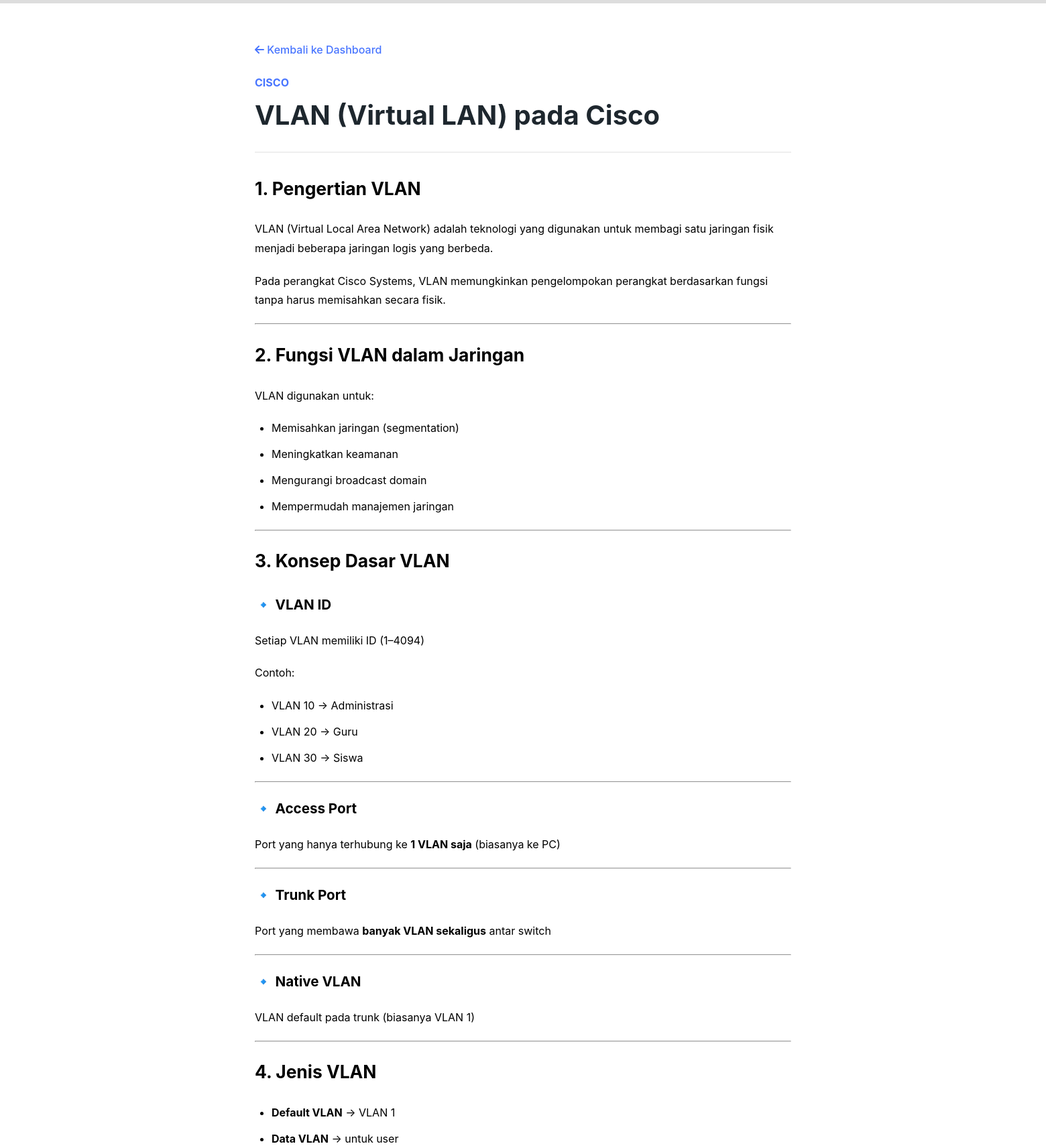
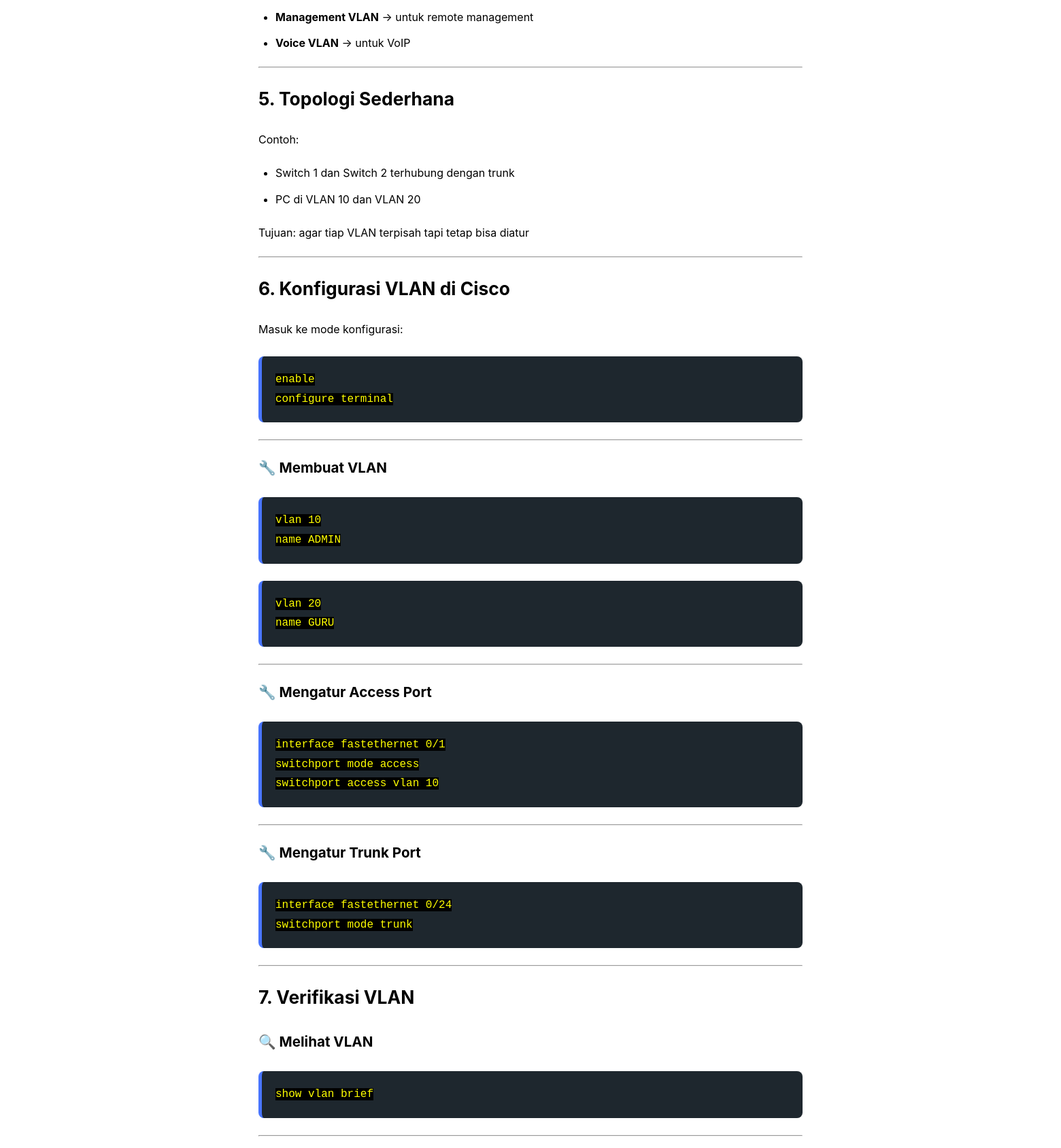
Screenshot of /modul/baca/10 (upper part) with the database file from the repository (2 pictures, top to bottom).
### tables this page shows
CREATE TABLE modul (
                id INTEGER PRIMARY KEY AUTOINCREMENT,
                judul TEXT NOT NULL,
                kategori TEXT NOT NULL,
                konten TEXT NOT NULL,
                deskripsi_singkat TEXT,
                icon TEXT
            );

### app.py (the view)
@app.route('/modul/baca/<int:id>')
def baca_modul(id):
    conn = get_db_connection()
    materi = conn.execute('SELECT * FROM modul WHERE id = ?', (id,)).fetchone()
    rekomendasi = conn.execute('SELECT * FROM modul WHERE id != ? LIMIT 3', (id,)).fetchall()
    conn.close()
    if materi is None:
        return "Materi tidak ditemukan", 404
    return render_template('baca_modul.html', m=materi, rekomendasi=rekomendasi)

### app.py (called while the page is built)
def get_db_connection():
    conn = sqlite3.connect('database.db')
    conn.row_factory = sqlite3.Row
    return conn

### templates/baca_modul.html (shortened to what this page needs)
<!DOCTYPE html>
<html lang="id">
<head>
    <link rel="stylesheet" href="{{ url_for('static', filename='baca_modul.css') }}">
    <link rel="stylesheet" href="https://cdnjs.cloudflare.com/ajax/libs/font-awesome/6.0.0/css/all.min.css">
</head>
<body>
	<div style="position:fixed; top:0; left:0; width:100%; height:5px; background:#ddd; z-index:9999;">
	</div>
    <div class="reading-container">
        <a href="/modul/{{m.kategori}}" class="btn-back"><i class="fas fa-arrow-left"></i> Kembali ke Dashboard</a>
        <article class="materi-body">
            <header class="materi-header">
                <span style="color: #4875ff; font-weight: bold; text-transform: uppercase;">{{ m.kategori }}</span>
                <h1 style="font-size: 2.5rem; margin: 10px 0;">{{ m.judul }}</h1>
            </header>
            <div class="materi-content">
                {{ m.konten | safe }}
            </div>
        </article>
    </div>
</body>
</html>

### static/baca_modul.css (style rules this page uses)
.reading-container { max-width: 850px; margin: 50px auto; padding: 0 25px; font-family: 'Inter', 'Segoe UI', Tahoma, Geneva, Verdana, sans-serif; color: #2d3436; }
.btn-back { display: inline-flex; align-items: center; gap: 8px; text-decoration: none; color: #4875ff; font-weight: 500; margin-bottom: 30px; transition: transform 0.2s; }
.materi-header { margin-bottom: 40px; }
.materi-header h1 { font-size: 2.8rem; line-height: 1.2; margin: 15px 0; color: #1e272e; }
.materi-content { line-height: 1.8; font-size: 1.15rem; }
.materi-content p { margin-bottom: 20px; }
.materi-content pre { background: #1e272e; color: #00d2d3; padding: 20px; border-radius: 8px; overflow-x: auto; font-family: 'Courier New', Courier, monospace; border-left: 5px solid #4875ff; margin: 25px 0; }
.materi-content ul, .materi-content ol { margin-bottom: 20px; padding-left: 25px; }
.materi-content li { margin-bottom: 10px; }

### templates/baca_modul.html (style rules this page uses)
.reading-container { max-width: 800px; margin: 40px auto; padding: 20px; line-height: 1.8; }
.materi-header { margin-bottom: 30px; border-bottom: 2px solid #eee; padding-bottom: 20px; }
.materi-content { font-size: 1.1rem; color: #333; }
.btn-back { display: inline-block; margin-bottom: 20px; color: #4875ff; text-decoration: none; }
pre { background: #2d3436; color: #fab1a0; padding: 15px; border-radius: 8px; overflow-x: auto; }

### rows the page displays
modul: kategori "CISCO", judul "VLAN (Virtual LAN) pada Cisco", konten "1. Pengertian VLAN VLAN (Virtual Local Area Network) adalah teknologi yang digunakan untuk membagi satu jaringan fisik menjadi beberapa jaringan logis yang berbeda. Pada perangkat Cisco Systems , VLAN memungkinkan pengelompokan perangkat berdasarkan fungsi tanpa harus memisahkan secara fisik. 2. Fungsi VLAN dalam Jaringan VLAN digunakan untuk: Memisahkan jaringan (segmentation) Meningkatkan keamanan Mengurangi broadcast domain Mempermudah manajemen jaringan 3. Konsep Dasar VLAN 🔹 VLAN ID Setiap VLAN memiliki ID (1–4094) Contoh: VLAN 10 → Administrasi VLAN 20 → Guru VLAN 30 → Siswa 🔹 Access Port Port yang hanya terhubung ke 1 VLAN saja (biasanya ke PC) 🔹 Trunk Port Port yang membawa banyak…"
